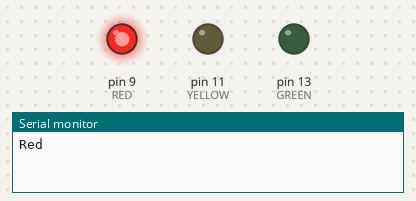
Recording of a sketch running on a simulated Arduino Uno, built with avr-gcc and run on an emulated ATmega328P. On the bench: output pins drawn as LEDs (lit = HIGH), the last lines printed to the serial monitor.

Above: at 2.5 s.
At 6.0 s:
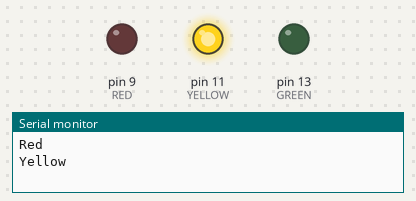
At 8.7 s:
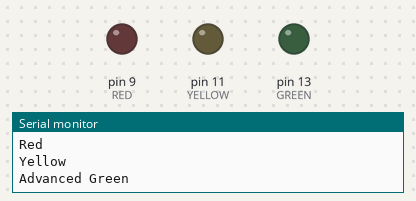
At 12.5 s:
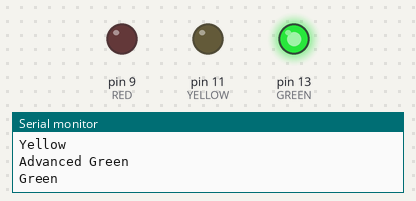
Timing chart, 0 to 19.5 s (numbered marks = the images above):
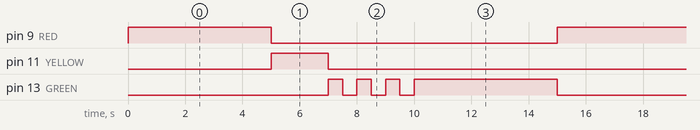

The sketch:

task4_3.ino
```cpp
void setup() {
  pinMode(9, OUTPUT);//RED
  pinMode(11, OUTPUT);//YELLOW
  pinMode(13, OUTPUT);//GREEN
  Serial.begin(9600);
}
void loop() {
  Serial.print("\nRed");
  digitalWrite(9, HIGH);
  digitalWrite(11, LOW);
  digitalWrite(13, LOW);
  delay(5000);

  Serial.print("\nYellow");
  digitalWrite(9, LOW);
  digitalWrite(11, HIGH);
  digitalWrite(13, LOW);
  delay(2000);

  Serial.print("\nAdvanced Green");
  digitalWrite(9, LOW);
  digitalWrite(11, LOW);
  digitalWrite(13, HIGH);
  delay(500);
  digitalWrite(9, LOW);
  digitalWrite(11, LOW);
  digitalWrite(13, LOW);
  delay(500);

  digitalWrite(9, LOW);
  digitalWrite(11, LOW);
  digitalWrite(13, HIGH);
  delay(500);
  digitalWrite(9, LOW);
  digitalWrite(11, LOW);
  digitalWrite(13, LOW);
  delay(500);

  digitalWrite(9, LOW);
  digitalWrite(11, LOW);
  digitalWrite(13, HIGH);
  delay(500);
  digitalWrite(9, LOW);
  digitalWrite(11, LOW);
  digitalWrite(13, LOW);
  delay(500);

  Serial.print("\nGreen");
  digitalWrite(9, LOW);
  digitalWrite(11, LOW);
  digitalWrite(13, HIGH);
  delay(5000);
}
```

Measured:
- by itself, pin 9 (RED): alternates HIGH for 5.0 s and LOW for 10.0 s
- by itself, pin 11 (YELLOW): alternates HIGH for 2.0 s and LOW for 13.0 s
- by itself, pin 13 (GREEN): repeats every 15.0 s: 2 × (LOW 0.50 s, HIGH 0.50 s), LOW 0.50 s, HIGH 5.0 s, LOW 7.0 s, HIGH 0.50 s
